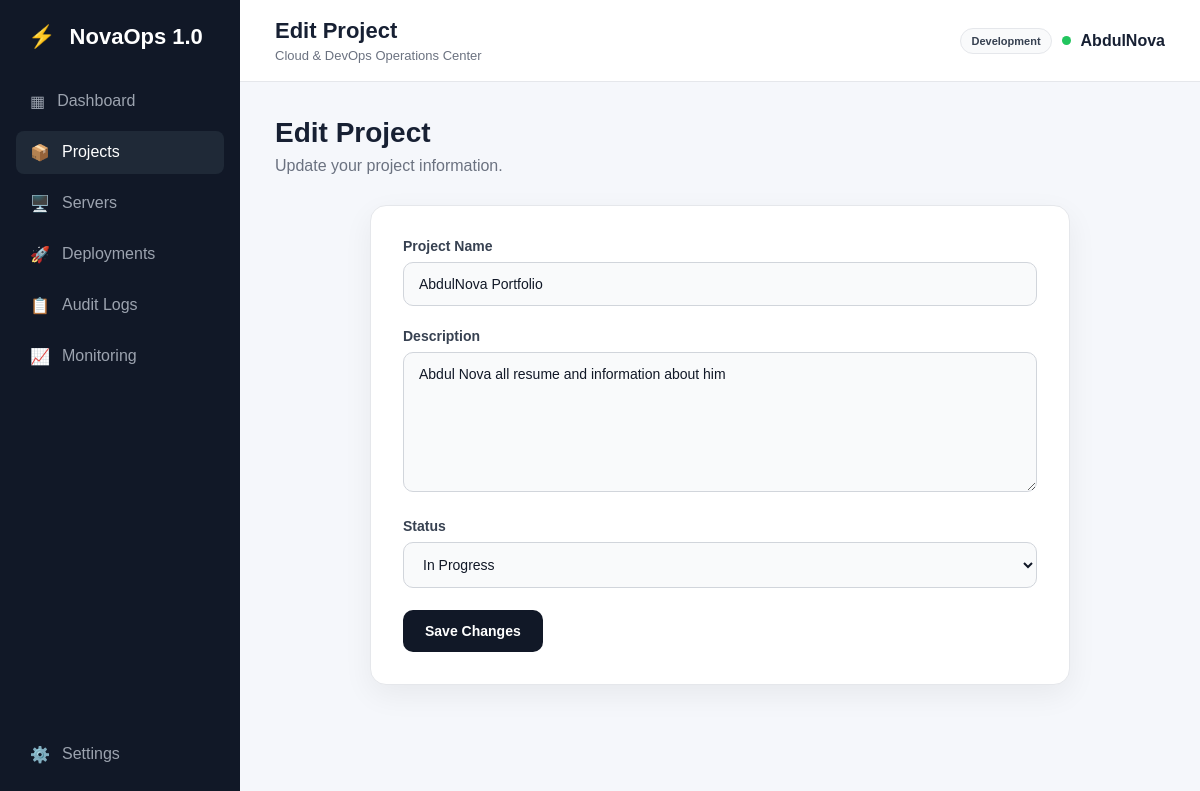
Page /projects/edit/6 on the committed database.
### app.py (models this page shows)
class AppSetting(db.Model):
    id = db.Column(db.Integer, primary_key=True)
    key = db.Column(db.String(100), unique=True, nullable=False)
    value = db.Column(db.String(255), nullable=False)

class Project(db.Model):
    id = db.Column(
        db.Integer,
        primary_key=True
    )
    name = db.Column(
        db.String(100),
        nullable=False
    )
    description = db.Column(
        db.Text,
        nullable=False
    )
    status = db.Column(
        db.String(50),
        nullable=False
    )
    servers = db.relationship(
        "Server",
        backref="project",
        lazy=True
    )

### app.py (the view, shortened to what this page needs)
@app.route(
    "/projects/edit/<int:project_id>",
    methods=["GET", "POST"]
)
def edit_project(project_id):
    project = Project.query.get_or_404(
        project_id
    )
    return render_template(
        "edit_project.html",
        project=project
    )

### app.py (called while the page is built)
@app.context_processor
def inject_app_settings():
    stored_settings = {
        setting.key: setting.value
        for setting in AppSetting.query.all()
    }
    try:
        refresh_seconds = int(
            stored_settings.get("monitoring_refresh_seconds", "0")
        )
    except ValueError:
        refresh_seconds = 0
    return {
        "app_name": stored_settings.get("app_name", "NovaOps 1.0"),
        "environment_label": stored_settings.get(
            "environment_label", "Development"
        ),
        "monitoring_refresh_seconds": refresh_seconds
    }

### templates/edit_project.html (shortened to what this page needs)
{% extends "base.html" %}
{% block page_title %}
Edit Project
{% endblock %}
{% block content %}
<div class="welcome">
    <div>
        <h1>Edit Project</h1>
        <p>Update your project information.</p>
    </div>
</div>
<div class="form-card">
    <form method="POST">
        <div class="form-group">
            <label for="name">
                Project Name
            </label>
            <input type="text" id="name" name="name" value="{{ project.name }}" required>
        </div>
        <div class="form-group">
            <label for="description">
                Description
            </label>
            <textarea id="description" name="description" required>{{ project.description }}</textarea>
        </div>
        <div class="form-group">
            <label for="status">
                Status
            </label>
            <select id="status" name="status">
                <option value="In Progress" {% if project.status=="In Progress" %}selected{% endif %}>
                    In Progress
                </option>
            </select>
        </div>
        <button type="submit" class="primary-btn">
            Save Changes
        </button>
    </form>
</div>
{% endblock %}

### templates/base.html (shortened to what this page needs)
<!DOCTYPE html>
<html lang="en">
<head>
    <link rel="stylesheet" href="{{ url_for('static', filename='css/style.css') }}">
</head>
<body>
    <div class="app">
        <aside class="sidebar">
            <div class="logo">
                <span>⚡</span>
                {{ app_name }}
            </div>
            <nav class="navigation">
                <a href="{{ url_for('dashboard') }}"
                    class="nav-item {% if request.endpoint == 'dashboard' %}active{% endif %}">
                    <span class="nav-icon">▦</span>
                    <span>Dashboard</span>
                </a>
                <a href="{{ url_for('projects') }}"
                    class="nav-item {% if request.endpoint in ['projects', 'new_project', 'edit_project', 'project_detail'] %}active{% endif %}">
                    <span class="nav-icon">📦</span>
                    <span>Projects</span>
                </a>
                <a href="{{ url_for('servers') }}"
                    class="nav-item {% if request.endpoint in ['servers', 'new_server', 'edit_server'] %}active{% endif %}">
                    <span class="nav-icon">🖥️</span>
                    <span>Servers</span>
                </a>
                <a href="{{ url_for('deployments') }}"
                    class="nav-item {% if request.endpoint in ['deployments', 'new_deployment', 'edit_deployment'] %}active{% endif %}">
                    <span class="nav-icon">🚀</span>
                    <span>Deployments</span>
                </a>
                <a href="{{ url_for('audit_logs') }}"
                    class="nav-item {% if request.endpoint == 'audit_logs' %}active{% endif %}">
                    <span class="nav-icon">📋</span>
                    <span>Audit Logs</span>
                </a>
                <a href="{{ url_for('monitoring') }}"
                    class="nav-item {% if request.endpoint == 'monitoring' %}active{% endif %}">
                    <span class="nav-icon">📈</span>
                    <span>Monitoring</span>
                </a>
            </nav>
            <div class="sidebar-bottom">
                <a href="{{ url_for('settings') }}"
                    class="nav-item {% if request.endpoint == 'settings' %}active{% endif %}">
                    <span class="nav-icon">⚙️</span>
                    <span>Settings</span>
                </a>
            </div>
        </aside>
        <main class="main">
            <header class="navbar">
                <div>
                    <h2>
                        {% block page_title %}{% endblock %}
                    </h2>
                    <p>Cloud &amp; DevOps Operations Center</p>
                </div>
                <div class="user-section">
                    <span class="environment-badge">
                        {{ environment_label }}
                    </span>
                    <div class="status-dot"></div>
                    <span>AbdulNova</span>
                </div>
            </header>
            <section class="content">
                {% block content %}
                {% endblock %}
            </section>
        </main>
    </div>
</body>
</html>

### static/css/style.css (style rules this page uses)
* { margin: 0; padding: 0; box-sizing: border-box; }
body { font-family: Arial, sans-serif; background: #f5f7fb; color: #172033; }
.app { display: flex; min-height: 100vh; }
.sidebar { width: 240px; background: #111827; color: white; padding: 24px 16px; display: flex; flex-direction: column; }
.logo { font-size: 22px; font-weight: bold; padding: 0 12px 30px; }
.logo span { margin-right: 8px; }
.navigation { display: flex; flex-direction: column; gap: 8px; }
.nav-item { text-decoration: none; color: #9ca3af; padding: 12px 14px; border-radius: 8px; display: flex; gap: 12px; transition: 0.2s; }
.nav-item:hover, .nav-item.active { background: #1f2937; color: white; }
.sidebar-bottom { margin-top: auto; }
.main { flex: 1; min-width: 0; }
.navbar { height: 82px; background: white; border-bottom: 1px solid #e5e7eb; display: flex; align-items: center; justify-content: space-between; padding: 0 35px; }
.navbar h2 { font-size: 22px; }
.navbar p { color: #6b7280; font-size: 13px; margin-top: 4px; }
.user-section { display: flex; align-items: center; gap: 10px; font-weight: 600; }
.status-dot { width: 9px; height: 9px; background: #22c55e; border-radius: 50%; }
.content { padding: 35px; max-width: 1600px; }
.welcome { display: flex; justify-content: space-between; align-items: center; margin-bottom: 30px; }
.welcome h1 { font-size: 28px; margin-bottom: 8px; }
.welcome p { color: #6b7280; }
.primary-btn { display: inline-flex; align-items: center; justify-content: center; border: none; background: #111827; color: white; padding: 12px 18px; border-radius: 8px; cursor: pointer; font-weight: 600; text-decoration: none; transition: 0.2s; }
.form-card { max-width: 700px; margin: 30px auto; padding: 32px; background: #ffffff; border: 1px solid #e5e7eb; border-radius: 16px; box-shadow: 0 10px 30px rgba(0, 0, 0, 0.06); }
.form-group { margin-bottom: 22px; }
.form-group label { display: block; margin-bottom: 8px; font-size: 14px; font-weight: 600; color: #374151; }
.form-group input, .form-group textarea, .form-group select { width: 100%; padding: 13px 15px; border: 1px solid #d1d5db; border-radius: 10px; background: #f9fafb; color: #111827; font-size: 14px; font-family: inherit; outline: none; transition: 0.2s; }
.form-group textarea { min-height: 140px; resize: vertical; }
.form-group select { cursor: pointer; }
.form-card .primary-btn { border: none; cursor: pointer; padding: 13px 22px; border-radius: 10px; font-weight: 600; font-size: 14px; }
.environment-badge { padding: 6px 10px; border: 1px solid #e5e7eb; border-radius: 20px; background: #f9fafb; color: #374151; font-size: 11px; font-weight: 700; white-space: nowrap; }

### rows in the picture
AppSetting: value "NovaOps 1.0"
AppSetting: value "Development"
Project: name "AbdulNova Portfolio", description "Abdul Nova all resume and information about him", status "In Progress"
